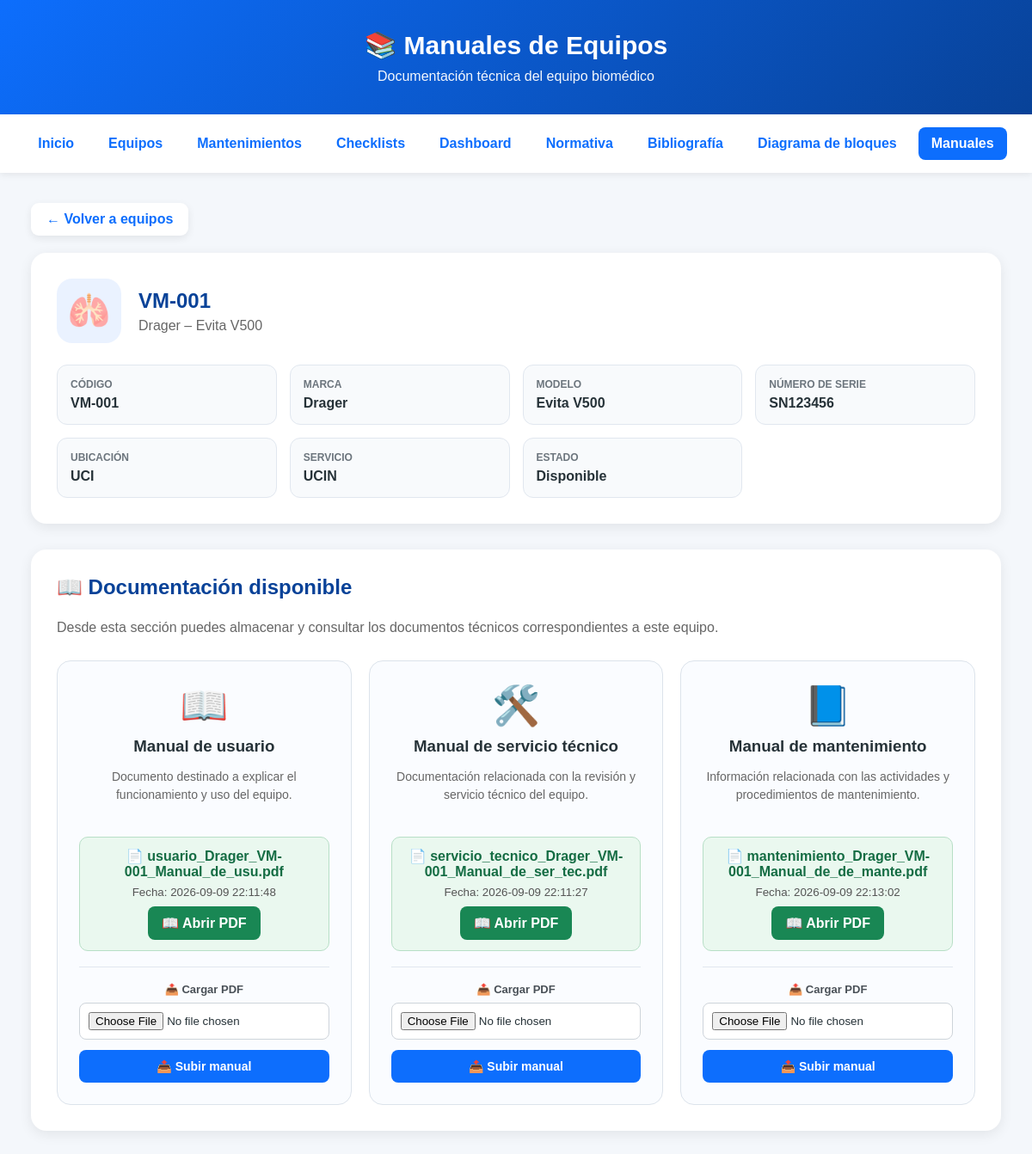
/manuales/1, run on the app's committed database.
### tables this page shows
CREATE TABLE equipos (
            id INTEGER PRIMARY KEY AUTOINCREMENT,
            codigo TEXT NOT NULL,
            marca TEXT NOT NULL,
            modelo TEXT NOT NULL,
            serie TEXT NOT NULL,
            ubicacion TEXT NOT NULL,
            servicio TEXT NOT NULL,
            estado TEXT NOT NULL,
            fecha TEXT,
            observaciones TEXT
        );

CREATE TABLE manuales (
            id INTEGER PRIMARY KEY AUTOINCREMENT,
            equipo_id INTEGER NOT NULL,
            tipo TEXT NOT NULL,
            archivo TEXT NOT NULL,
            fecha_subida TEXT NOT NULL,

            FOREIGN KEY (equipo_id)
                REFERENCES equipos(id)
        );

### app.py (the view)
@app.route("/manuales/<int:id>")
def manual_equipo(id):
    conexion = conectar_bd()
    equipo = conexion.execute("""
        SELECT
            id,
            codigo,
            marca,
            modelo,
            serie,
            ubicacion,
            servicio,
            estado,
            fecha,
            observaciones
        FROM equipos
        WHERE id = ?
    """, (id,)).fetchone()
    if equipo is None:
        conexion.close()
        return "Equipo no encontrado", 404
    manuales_registrados = conexion.execute("""
        SELECT
            id,
            equipo_id,
            tipo,
            archivo,
            fecha_subida
        FROM manuales
        WHERE equipo_id = ?
        ORDER BY tipo ASC
    """, (id,)).fetchall()
    conexion.close()
    return render_template(
        "manual_equipo.html",
        equipo=equipo,
        manuales=manuales_registrados
    )

### app.py (called while the page is built)
@app.after_request
def forzar_utf8(response):
    if response.content_type.startswith("text/html"):
        response.headers["Content-Type"] = "text/html; charset=utf-8"
    return response

def conectar_bd():
    conexion = sqlite3.connect(DATABASE)
    conexion.row_factory = sqlite3.Row
    return conexion

### templates/manual_equipo.html (shortened to what this page needs)
<!DOCTYPE html>
<html lang="es">
<head>
</head>
<body>
<header>
    <h1>&#x1F4DA; Manuales de Equipos</h1>
    <p>Documentaci&oacute;n t&eacute;cnica del equipo biom&eacute;dico</p>
</header>
<nav>
    <a href="/">Inicio</a>
    <a href="/equipos">Equipos</a>
    <a href="/mantenimientos">Mantenimientos</a>
    <a href="/checklist">Checklists</a>
    <a href="/dashboard">Dashboard</a>
    <a href="/normativa">Normativa</a>
    <a href="/bibliografia">Bibliograf&iacute;a</a>
    <a href="/diagrama-bloques">Diagrama de bloques</a>
    <a href="/manuales" class="activo">Manuales</a>
</nav>
<main class="contenedor">
    <a href="/manuales" class="volver">&larr; Volver a equipos</a>
    <section class="equipo">
        <div class="equipo-titulo">
            <div class="equipo-icono">&#x1FAC1;</div>
            <div><h2>{{ equipo.codigo }}</h2><p>{{ equipo.marca }} &ndash; {{ equipo.modelo }}</p></div>
        </div>
        <div class="informacion">
            <div class="dato"><strong>C&Oacute;DIGO</strong><span>{{ equipo.codigo }}</span></div>
            <div class="dato"><strong>MARCA</strong><span>{{ equipo.marca }}</span></div>
            <div class="dato"><strong>MODELO</strong><span>{{ equipo.modelo }}</span></div>
            <div class="dato"><strong>N&Uacute;MERO DE SERIE</strong><span>{{ equipo.serie }}</span></div>
            <div class="dato"><strong>UBICACI&Oacute;N</strong><span>{{ equipo.ubicacion }}</span></div>
            <div class="dato"><strong>SERVICIO</strong><span>{{ equipo.servicio }}</span></div>
            <div class="dato"><strong>ESTADO</strong><span>{{ equipo.estado }}</span></div>
        </div>
    </section>
    <section class="documentacion">
        <h2>&#x1F4D6; Documentaci&oacute;n disponible</h2>
        <p class="documentacion-intro">Desde esta secci&oacute;n puedes almacenar y consultar los documentos t&eacute;cnicos correspondientes a este equipo.</p>
        <div class="manuales-grid">
            {% for tipo_val, tipo_nombre, tipo_desc, icono in [
                ('usuario', 'Manual de usuario', 'Documento destinado a explicar el funcionamiento y uso del equipo.', '📖'),
                ('servicio_tecnico', 'Manual de servicio t\u00e9cnico', 'Documentaci\u00f3n relacionada con la revisi\u00f3n y servicio t\u00e9cnico del equipo.', '🛠️'),
                ('mantenimiento', 'Manual de mantenimiento', 'Informaci\u00f3n relacionada con las actividades y procedimientos de mantenimiento.', '📘')
            ] %}
            {% set manual_actual = namespace(found=none) %}
            {% for m in manuales %}{% if m.tipo == tipo_val %}{% set manual_actual.found = m %}{% endif %}{% endfor %}
            <div class="manual">
                <div class="manual-icono">{{ icono }}</div>
                <h3>{{ tipo_nombre }}</h3>
                <p>{{ tipo_desc }}</p>
                {% if manual_actual.found %}
                <div class="archivo">
                    <strong>&#x1F4C4; {{ manual_actual.found.archivo }}</strong>
                    <small>Fecha: {{ manual_actual.found.fecha_subida }}</small><br>
                    <a href="{{ url_for('abrir_manual', id=equipo.id, nombre=manual_actual.found.archivo) }}" target="_blank" class="btn-abrir">
    &#x1F4D6; Abrir PDF
</a>
                </div>
                {% else %}
                <div class="pendiente">&#x1F4C4; No hay manual cargado.</div>
                {% endif %}
                <div class="cargar">
                    <form action="{{ url_for('subir_manual', id=equipo.id) }}" method="POST" enctype="multipart/form-data">
                        <label>&#x1F4E4; Cargar PDF</label>
                        <input type="file" name="archivo" accept=".pdf,application/pdf" required>
                        <button type="submit" class="btn-subir">&#x1F4E4; Subir manual</button>
                    </form>
                </div>
            </div>
            {% endfor %}
        </div>
    </section>
</main>
</body>
</html>

### templates/manual_equipo.html (style rules this page uses)
* { box-sizing: border-box; }
body { margin: 0; font-family: Arial, Helvetica, sans-serif; background: #f4f7fb; color: #263238; }
header { background: linear-gradient(135deg, #0d6efd, #084298); color: white; text-align: center; padding: 35px 20px; }
header h1 { margin: 0; font-size: 30px; }
header p { margin: 10px 0 0; font-size: 16px; opacity: 0.95; }
nav { background: white; padding: 15px; display: flex; justify-content: center; flex-wrap: wrap; gap: 10px; box-shadow: 0 2px 8px rgba(0,0,0,0.08); }
nav a { text-decoration: none; color: #0d6efd; font-weight: bold; padding: 10px 15px; border-radius: 8px; transition: 0.2s; }
nav a.activo { background: #0d6efd; color: white; }
.contenedor { width: 94%; max-width: 1200px; margin: 35px auto; }
.volver { display: inline-block; margin-bottom: 20px; background: white; color: #0d6efd; text-decoration: none; padding: 10px 18px; border-radius: 9px; font-weight: bold; box-shadow: 0 3px 10px rgba(0,0,0,0.08); }
.equipo { background: white; border-radius: 18px; padding: 30px; box-shadow: 0 4px 15px rgba(0,0,0,0.08); margin-bottom: 30px; }
.equipo-titulo { display: flex; align-items: center; gap: 20px; margin-bottom: 25px; }
.equipo-icono { width: 75px; height: 75px; border-radius: 18px; background: #eaf2ff; display: flex; align-items: center; justify-content: center; font-size: 40px; }
.equipo-titulo h2 { margin: 0; color: #084298; }
.equipo-titulo p { margin: 6px 0 0; color: #666; }
.informacion { display: grid; grid-template-columns: repeat(4, 1fr); gap: 15px; }
.dato { background: #f8fafc; border: 1px solid #e1e7ef; border-radius: 12px; padding: 15px; }
.dato strong { display: block; color: #6c757d; font-size: 12px; margin-bottom: 6px; }
.dato span { font-weight: bold; color: #263238; }
.documentacion { background: white; border-radius: 18px; padding: 30px; box-shadow: 0 4px 15px rgba(0,0,0,0.08); }
.documentacion h2 { margin-top: 0; color: #084298; }
.documentacion-intro { color: #666; line-height: 1.6; margin-bottom: 25px; }
.manuales-grid { display: grid; grid-template-columns: repeat(3, 1fr); gap: 20px; }
.manual { border: 1px solid #dce3eb; border-radius: 16px; padding: 25px; text-align: center; background: #fafcff; transition: 0.2s; }
.manual-icono { font-size: 45px; margin-bottom: 10px; }
.manual h3 { margin: 8px 0; color: #263238; }
.manual p { color: #666; font-size: 14px; line-height: 1.5; min-height: 65px; }
.archivo { background: #eaf8ef; border: 1px solid #b7dfc6; border-radius: 10px; padding: 12px; margin: 15px 0; }
.archivo strong { color: #146c43; display: block; margin-bottom: 5px; }
.archivo small { color: #555; }
.btn-abrir { display: inline-block; background: #198754; color: white; text-decoration: none; padding: 10px 16px; border-radius: 8px; font-weight: bold; margin-top: 8px; }
.cargar { margin-top: 18px; padding-top: 18px; border-top: 1px solid #e1e7ef; }
.cargar label { display: block; font-weight: bold; font-size: 13px; color: #495057; margin-bottom: 8px; }
.cargar input[type="file"] { width: 100%; padding: 10px; border: 1px solid #ced4da; border-radius: 8px; background: white; margin-bottom: 12px; }
.btn-subir { width: 100%; border: none; background: #0d6efd; color: white; padding: 11px; border-radius: 8px; font-weight: bold; cursor: pointer; font-size: 14px; }

### data on the page
equipos: codigo "VM-001", marca "Drager", modelo "Evita V500", serie "SN123456", ubicacion "UCI", servicio "UCIN", estado "Disponible"
manuales: found.archivo "usuario_Drager_VM-001_Manual_de_usu.pdf", found.fecha_subida "2026-09-09 22:11:48"
manuales: found.archivo "servicio_tecnico_Drager_VM-001_Manual_de_ser_tec.pdf", found.fecha_subida "2026-09-09 22:11:27"
manuales: found.archivo "mantenimiento_Drager_VM-001_Manual_de_de_mante.pdf", found.fecha_subida "2026-09-09 22:13:02"

### other printed values
{{ icono }} "📖" "🛠️" "📘"
{{ tipo_nombre }} "Manual de usuario" "Manual de servicio técnico" "Manual de mantenimiento"
{{ tipo_desc }} "Documento destinado a explicar el funcionamiento y uso del equipo." "Documentación relacionada con la revisión y servicio técnico del equipo." "Información relacionada con las actividades y procedimientos de mantenimiento."
